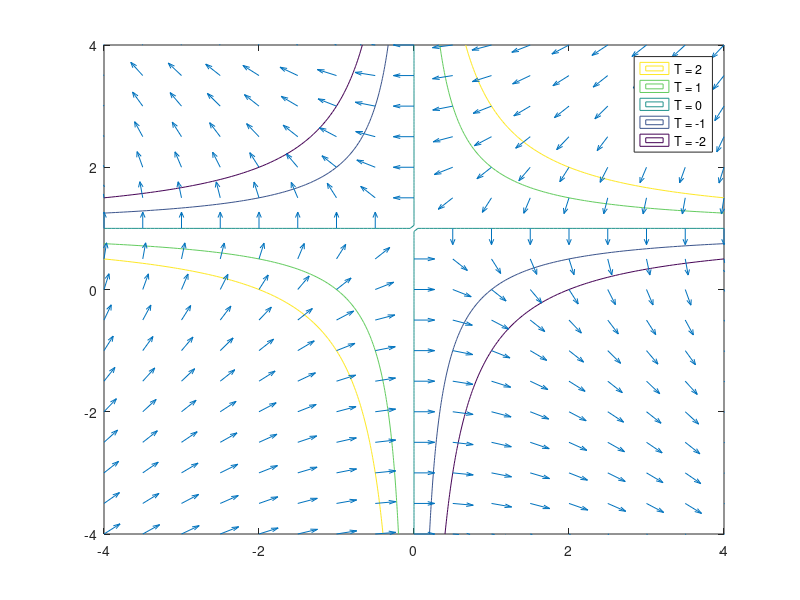

Source code (MATLAB):
[X,Y] = meshgrid(-4:.5:4);
[x,y] = meshgrid(-4:0.05:4);
T = x.*y - x;

contour(x,y,T,[2 2]);
%(x,y,T,[2 2],'ShowText','on');
hold on
contour(x,y,T,[1 1]);
hold on
contour(x,y,T,[0 0]);
hold on
contour(x,y,T,[-1 -1]);
hold on
contour(x,y,T,[-2 -2]);
hold on


legend('T = 2','T = 1','T = 0','T = -1','T = -2');

hgradx = -Y +1;
hgrady = -X;

length = sqrt((Y-1).^2 + (X).^2);

ux = hgradx ./ length;
uy = hgrady ./ length;


quiver(X,Y,ux,uy,.4);